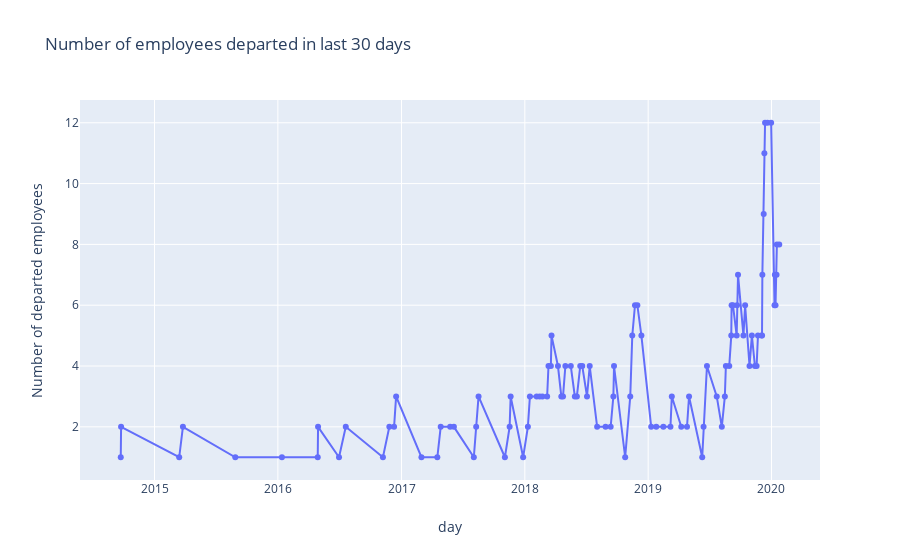

The notebook cell saved with this chart:
### Code cell
import plotly.graph_objects as go

fig = go.Figure()
fig.add_trace(
    go.Scatter(
        x=employee_departure_window["day"],
        y=employee_departure_window["count"],
        mode="lines+markers",
    )
)
fig.update_layout(
    title="Number of employees departed in last 30 days",
    xaxis_title="day",
    yaxis_title="Number of departed employees",
)
